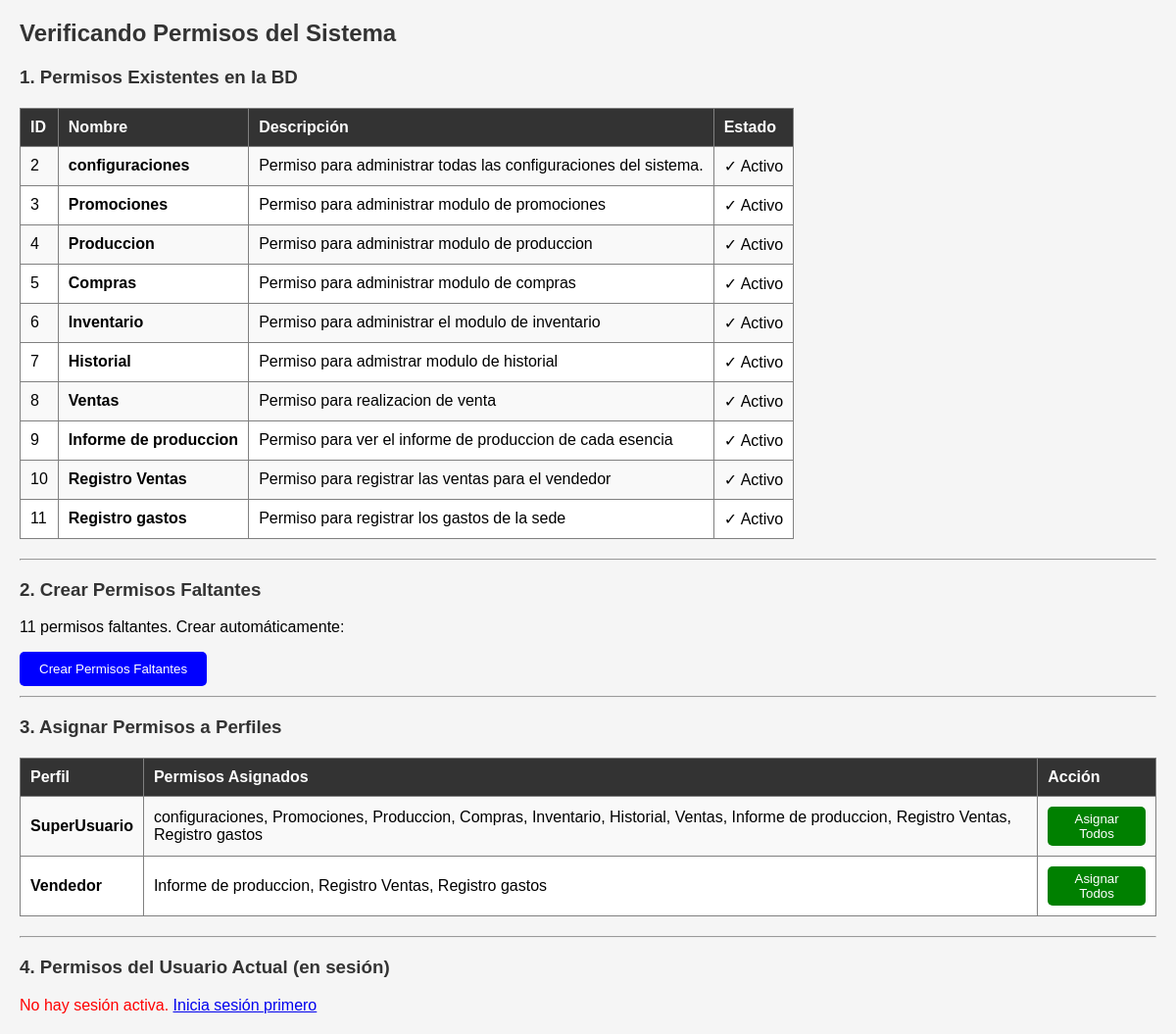
Screenshot of /verificar_permisos.php with the database file from the repository.
### tables this page shows
CREATE TABLE `permisos` (
  `id_permiso` int(11) NOT NULL AUTO_INCREMENT,
  `nombre_permiso` varchar(100) DEFAULT NULL,
  `descripcion_permiso` varchar(100) DEFAULT NULL,
  `id_estado` int(11) DEFAULT 1,
  PRIMARY KEY (`id_permiso`),
  KEY `permisos_estado_FK` (`id_estado`),
  CONSTRAINT `permisos_estado_FK` FOREIGN KEY (`id_estado`) REFERENCES `estado` (`id_estado`)
);

CREATE TABLE `perfil_usuario` (
  `id_perfil_usuario` int(11) NOT NULL AUTO_INCREMENT,
  `nombre_perfil_usuario` varchar(100) DEFAULT NULL,
  `descripcion_perfil_usuario` varchar(100) DEFAULT NULL,
  `id_estado` int(11) DEFAULT 1,
  PRIMARY KEY (`id_perfil_usuario`)
);

### core/conexion.php (called while the page is built, shortened)
<?php
    class conexion {
        protected $db;
        public function __construct() {
            $this->db = $this->conect();
        }
        private function conect(): PDO{
            try {
                $pdo = new PDO('mysql:host=' . DB_HOST . ';dbname=' . DB_NAME, DB_USER, DB_PASS, [
                    PDO::ATTR_ERRMODE => PDO::ERRMODE_EXCEPTION,
                    PDO::ATTR_DEFAULT_FETCH_MODE => PDO::FETCH_ASSOC,
                    PDO::ATTR_EMULATE_PREPARES => false
                ]);
                return $pdo;
            } catch (PDOException $e) {
                Logger::error("Error de conexión a la base de datos",$e);
                throw new Exception('Error de conexión a la base de datos: ');
            }
        }
        protected function select($sql, $params = []){
            try {
                $query = $this->db->prepare($sql);
                $query->execute($params);
                return $query->fetchAll(PDO::FETCH_ASSOC);
            } catch (PDOException $e) {
                Logger::error("Error en consulta SELECT",$e,['sql' => $sql,'params' => $params]);
                throw new Exception('Error en la consulta a la base de datos: ');
            }
        }
    }

### model/PermisosModel.php (called while the page is built, shortened)
<?php
    require_once(__DIR__ . '/../core/conexion.php');
    class PermisosModel extends conexion{
        public function obtenerPermisos() : array {
            $query = "SELECT * FROM permisos WHERE id_estado = 1";
            return $this->select($query);
        }
        public function obtenerPermisosDelPerfil(int $idPerfil) : array {
            $query = "
                SELECT nombre_permiso FROM permisos p
                INNER JOIN perfil_usuario_permisos pp ON p.id_permiso = pp.id_permiso
                WHERE pp.id_perfil_usuario = :idPerfil AND p.id_estado = 1
            ";
            $params = [':idPerfil' => $idPerfil];
            return $this->select($query, $params);
        }
    }

### model/PerfilUsuarioModel.php (called while the page is built, shortened)
<?php
    require_once(__DIR__ . '/../core/conexion.php');
    class PerfilUsuarioModel extends conexion{
        public function obtenerPerfiles() : array {
            $query = "SELECT * FROM perfil_usuario WHERE id_estado = 1";
            return $this->select($query);
        }
    }

### verificar_permisos.php (the view, shortened to what this page needs)
<?php
require_once 'core/conexion.php';
require_once 'model/PermisosModel.php';
require_once 'model/PerfilUsuarioModel.php';
echo "<h2>Verificando Permisos del Sistema</h2>";
try {
    $conexion = new PDO('mysql:host=' . DB_HOST . ';dbname=' . DB_NAME, DB_USER, DB_PASS, [
        PDO::ATTR_ERRMODE => PDO::ERRMODE_EXCEPTION
    ]);
    $permisosModel = new PermisosModel();
    $perfilModel = new PerfilUsuarioModel();
    echo "<h3>1. Permisos Existentes en la BD</h3>";
    $permisos = $permisosModel->obtenerPermisos();
    if (empty($permisos)) {
        echo "<p style='color: red;'><strong>No hay permisos creados</strong></p>";
    } else {
        echo "<table border='1' cellpadding='10'>";
        echo "<tr><th>ID</th><th>Nombre</th><th>Descripción</th><th>Estado</th></tr>";
        foreach ($permisos as $permiso) {
            echo "<tr>";
            echo "<td>{$permiso['id_permiso']}</td>";
            echo "<td><strong>{$permiso['nombre_permiso']}</strong></td>";
            echo "<td>{$permiso['descripcion_permiso']}</td>";
            echo "<td>" . ($permiso['id_estado'] == 1 ? '✓ Activo' : '✗ Inactivo') . "</td>";
            echo "</tr>";
        }
        echo "</table>";
    }
    echo "<hr>";
    echo "<h3>2. Crear Permisos Faltantes</h3>";
    $permisosRequeridos = array(
        'home' => 'Acceso al Dashboard',
        'configuracion' => 'Gestión de Configuración',
        'usuarios' => 'Gestión de Usuarios',
        'usuariosAjax' => 'API de Usuarios',
        'proveedores' => 'Gestión de Proveedores',
        'relojes' => 'Inventario de Relojes',
        'esencias' => 'Inventario de Esencias',
        'insumos' => 'Inventario de Insumos',
        'locionesAAA' => 'Inventario de Lociones AAA',
        'compras' => 'Gestión de Compras',
        'historial' => 'Ver Historial',
    );
    if (isset($_POST['crear_permisos'])) {
        $creados = 0;
        $existentes = 0;
        foreach ($permisosRequeridos as $nombre => $descripcion) {
            $permisoExiste = false;
            foreach ($permisos as $p) {
                if ($p['nombre_permiso'] === $nombre) {
                    $permisoExiste = true;
                    break;
                }
            }
            if (!$permisoExiste) {
                try {
                    $stmt = $conexion->prepare(
                        "INSERT INTO permisos (nombre_permiso, descripcion_permiso, id_estado)
                         VALUES (?, ?, 1)"
                    );
                    $stmt->execute([$nombre, $descripcion]);
                    $creados++;
                } catch (Exception $e) {
                    echo "<p style='color: orange;'>⚠ Error al crear permiso '{$nombre}': " . $e->getMessage() . "</p>";
                }
            } else {
                $existentes++;
            }
        }
        echo "<p style='color: green;'><strong>✓ {$creados} permisos creados</strong></p>";
        if ($existentes > 0) {
            echo "<p style='color: orange;'>⚠ {$existentes} permisos ya existían</p>";
        }
        $permisos = $permisosModel->obtenerPermisos();
    } else {
        $faltantes = 0;
        foreach ($permisosRequeridos as $nombre => $desc) {
            $existe = false;
            if (!$existe) $faltantes++;
        }
        if ($faltantes > 0) {
            echo "<form method='POST'>";
            echo "<p>{$faltantes} permisos faltantes. Crear automáticamente:</p>";
            echo "<button type='submit' name='crear_permisos' style='padding: 10px 20px; background: blue; color: white; border: none; cursor: pointer;'>Crear Permisos Faltantes</button>";
            echo "</form>";
        } else {
            echo "<p style='color: green;'>✓ Todos los permisos existen</p>";
        }
    }
    echo "<hr>";
    echo "<h3>3. Asignar Permisos a Perfiles</h3>";
    $perfiles = $perfilModel->obtenerPerfiles();
    if (empty($perfiles)) {
        echo "<p style='color: red;'>No hay perfiles creados</p>";
    } else {
        echo "<table border='1' cellpadding='10'>";
        echo "<tr><th>Perfil</th><th>Permisos Asignados</th><th>Acción</th></tr>";
        foreach ($perfiles as $perfil) {
            $permisosDelPerfil = $permisosModel->obtenerPermisosDelPerfil($perfil['id_perfil_usuario']);
            $permisosList = array_column($permisosDelPerfil, 'nombre_permiso');
            $permisosTxt = empty($permisosList) ? 'Sin permisos' : implode(', ', $permisosList);
            echo "<tr>";
            echo "<td><strong>{$perfil['nombre_perfil_usuario']}</strong></td>";
            echo "<td>{$permisosTxt}</td>";
            echo "<td>";
            echo "<form method='POST' style='display:inline;'>";
            echo "<button type='submit' name='asignar_todos' value='1' style='padding: 5px 10px; background: green; color: white; border: none; cursor: pointer;'>Asignar Todos</button>";
            echo "</form>";
            echo "</td>";
            echo "</tr>";
        }
        echo "</table>";
    }
    echo "<hr>";
    echo "<h3>4. Permisos del Usuario Actual (en sesión)</h3>";
    if (isset($_SESSION['usuario'])) {
        $usuario = $_SESSION['usuario'];
        echo "<p><strong>Usuario:</strong> {$usuario['nombre_usuario']}</p>";
        echo "<p><strong>Perfil:</strong> {$usuario['nombre_perfil_usuario']}</p>";
        $permisosUsuario = $permisosModel->obtenerPermisosDelPerfil($usuario['id_perfil_usuario']);
        if (empty($permisosUsuario)) {
            echo "<p style='color: red;'>Sin permisos asignados</p>";
        } else {
            echo "<ul>";
            foreach ($permisosUsuario as $p) {
                echo "<li>{$p['nombre_permiso']}</li>";
            }
            echo "</ul>";
        }
        echo "<p>";
        echo "<a href='/PROYECTO_JM-ML/distribuciones_jm/jm_distribuciones_project/configuracion' target='_blank' style='padding: 10px 15px; background: #0066cc; color: white; text-decoration: none; border-radius: 5px; display: inline-block;'>Ir a Configuración</a>";
        echo "</p>";
    } else {
        echo "<p style='color: red;'>No hay sesión activa. <a href='/PROYECTO_JM-ML/distribuciones_jm/jm_distribuciones_project/'>Inicia sesión primero</a></p>";
    }
} catch (Exception $e) {
    echo "<p style='color: red;'><strong>Error:</strong> " . $e->getMessage() . "</p>";
}
?>

### verificar_permisos.php (style rules this page uses)
h2, h3 { color: #333; }
table { border-collapse: collapse; margin: 20px 0; background: white; }
th, td { padding: 10px; text-align: left; }
th { background: #333; color: white; }
tr:nth-child(even) { background: #f9f9f9; }
button { border-radius: 5px; }
form { margin: 10px 0; }

### rows the page displays
permisos: id_permiso "2", nombre_permiso "configuraciones", descripcion_permiso "Permiso para administrar todas las configuraciones del sistema.", shows "✓ Activo"
permisos: id_permiso "3", nombre_permiso "Promociones", descripcion_permiso "Permiso para administrar modulo de promociones", shows "✓ Activo"
permisos: id_permiso "4", nombre_permiso "Produccion", descripcion_permiso "Permiso para administrar modulo de produccion", shows "✓ Activo"
permisos: id_permiso "5", nombre_permiso "Compras", descripcion_permiso "Permiso para administrar modulo de compras", shows "✓ Activo"
permisos: id_permiso "6", nombre_permiso "Inventario", descripcion_permiso "Permiso para administrar el modulo de inventario", shows "✓ Activo"
permisos: id_permiso "7", nombre_permiso "Historial", descripcion_permiso "Permiso para admistrar modulo de historial", shows "✓ Activo"
permisos: id_permiso "8", nombre_permiso "Ventas", descripcion_permiso "Permiso para realizacion de venta", shows "✓ Activo"
permisos: id_permiso "9", nombre_permiso "Informe de produccion", descripcion_permiso "Permiso para ver el informe de produccion de cada esencia", shows "✓ Activo"
permisos: id_permiso "10", nombre_permiso "Registro Ventas", descripcion_permiso "Permiso para registrar las ventas para el vendedor", shows "✓ Activo"
permisos: id_permiso "11", nombre_permiso "Registro gastos", descripcion_permiso "Permiso para registrar los gastos de la sede", shows "✓ Activo"
perfil_usuario: nombre_perfil_usuario "SuperUsuario", permisosTxt "configuraciones, Promociones, Produccion, Compras, Inventario, Historial, Ventas, Informe de produccion, Registro Ventas, Registro gastos"
perfil_usuario: nombre_perfil_usuario "Vendedor", permisosTxt "Informe de produccion, Registro Ventas, Registro gastos"

### other values shown
$faltantes "11"
